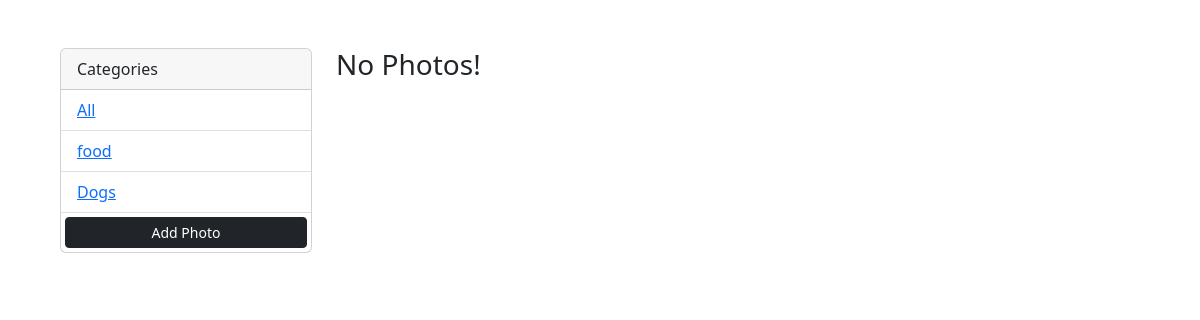
The page /?category=Mountains on the database as committed earlier.
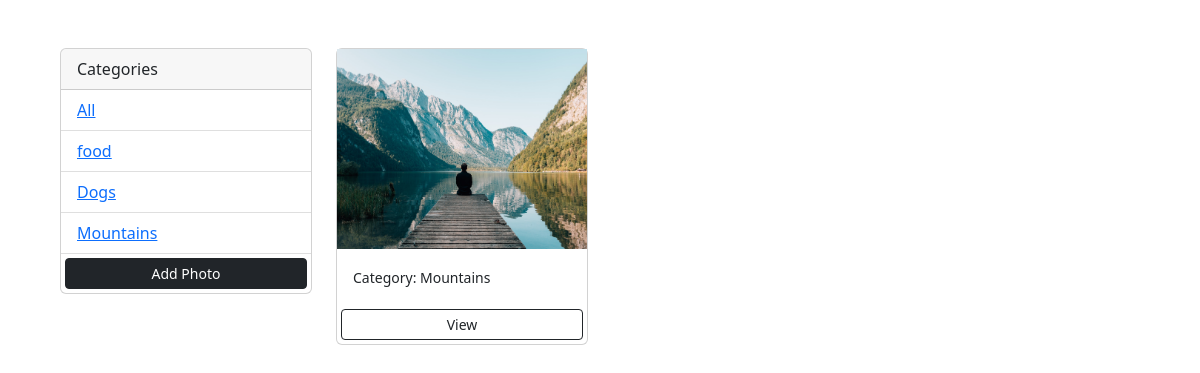
The same page on the database as committed later.
### photos/models.py (models this page shows, shortened)
class Category(models.Model):
    name = models.CharField(max_length=100, null=False, blank=False)

class Photo(models.Model):
    category = models.ForeignKey(Category, on_delete=models.SET_NULL, null=True, blank=True)
    image = models.ImageField(null=False, blank=False)
    description = models.TextField()

### photos/views.py (the view)
# urls.py: path('', views.gallery, name='gallery'),
def gallery(request):
    category = request.GET.get('category')
    if category == None:
        photos = Photo.objects.all()
    else:
        photos = Photo.objects.filter(category__name=category)
    categories = Category.objects.all()
    context = {'categories' : categories, 'photos' : photos}
    return render(request, 'photos/gallery.html', context)

### photos/templates/photos/gallery.html (shortened to what this page needs)
<!DOCTYPE html>
<html lang="en">
<head>
  <link href="https://cdn.jsdelivr.net/npm/bootstrap@5.2.0/dist/css/bootstrap.min.css" rel="stylesheet"
>
</head>
<body class="m-5">
  <div class="container">
    <div class="row">
      <div class="col-md-3">
        <div class="card">
          <div class="card-header">
            Categories
          </div>
          <ul class="list-group list-group-flush">
            <li class="list-group-item">
                <a href="{% url 'gallery' %}">All</a>
            </li>
            {% for category in categories %}
            <li class="list-group-item">
              <a href="{% url 'gallery' %}?category={{category.name}}">
                {{category.name}}
              </a>
            </li>
            {% endfor %}
            <a href="{% url 'add' %}" class="btn btn-dark btn-block btn-sm m-1">Add Photo</a>
          </ul>
        </div>
      </div>
      <div class="col-md-9">
        <div class="row">
          {% for photo in photos %}
          <div class="col-md-4">
            <div class="card">
              <img class="image-thumbnail"
                src="{{photo.image.url}}"
                alt="Card image cap">
              <div class="card-body">
                <small>Category: {{photo.category.name}}</small>
              </div>
              <a href="{% url 'photo' photo.id %}" class="btn btn-outline-dark btn-sm m-1">View</a>
            </div>
          </div>
          {% empty%}
          <h3>No Photos!</h3>
          {% endfor %}
        </div>
      </div>
    </div>
  </div>
</body>
</html>

Rows that differ between the two databases and show on the page:
added Category: name "Mountains"
added Photo: image (picture), category.name "Mountains"
Other text that changed with them:
text no longer shown: "No Photos!"
